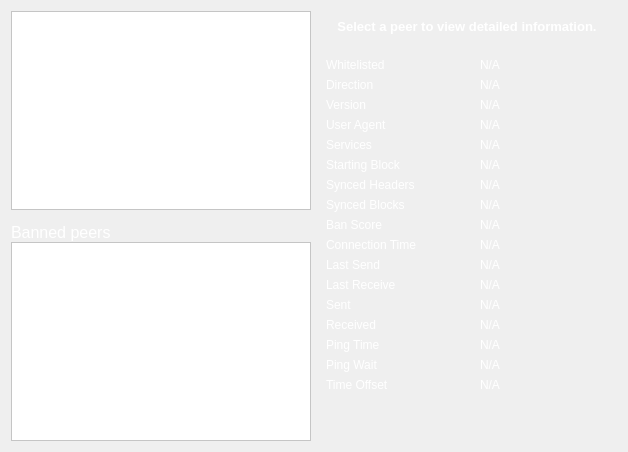
     <widget class="QWidget" name="tab_peers">
      <attribute name="title">
       <string>&amp;Peers</string>
      </attribute>
      <layout class="QGridLayout" name="gridLayout_2">
       <item row="0" column="0" rowspan="2">
        <layout class="QVBoxLayout" name="verticalLayout_101">
         <property name="spacing">
          <number>0</number>
         </property>
         <item>
          <widget class="QTableView" name="peerWidget">
           <property name="styleSheet">
            <string notr="true">background-color: rgb(255, 255, 255);
color: rgb(0, 0, 0);</string>
           </property>
           <property name="horizontalScrollBarPolicy">
            <enum>Qt::ScrollBarAsNeeded</enum>
           </property>
           <property name="sortingEnabled">
            <bool>true</bool>
           </property>
           <attribute name="horizontalHeaderHighlightSections">
            <bool>false</bool>
           </attribute>
          </widget>
         </item>
         <item>
          <widget class="QLabel" name="banHeading">
           <property name="sizePolicy">
            <sizepolicy hsizetype="Preferred" vsizetype="Minimum">
             <horstretch>0</horstretch>
             <verstretch>0</verstretch>
            </sizepolicy>
           </property>
           <property name="minimumSize">
            <size>
             <width>300</width>
             <height>32</height>
            </size>
           </property>
           <property name="maximumSize">
            <size>
             <width>16777215</width>
             <height>32</height>
            </size>
           </property>
           <property name="font">
            <font>
             <pointsize>12</pointsize>
            </font>
           </property>
           <property name="cursor">
            <cursorShape>IBeamCursor</cursorShape>
           </property>
           <property name="styleSheet">
            <string notr="true">color: rgb(255, 255, 255);</string>
           </property>
           <property name="text">
            <string>Banned peers</string>
           </property>
           <property name="alignment">
            <set>Qt::AlignBottom|Qt::AlignLeading|Qt::AlignLeft</set>
           </property>
           <property name="wordWrap">
            <bool>true</bool>
           </property>
           <property name="textInteractionFlags">
            <set>Qt::NoTextInteraction</set>
           </property>
          </widget>
         </item>
         <item>
          <widget class="QTableView" name="banlistWidget">
           <property name="sizePolicy">
            <sizepolicy hsizetype="Expanding" vsizetype="Expanding">
             <horstretch>0</horstretch>
             <verstretch>0</verstretch>
            </sizepolicy>
           </property>
           <property name="styleSheet">
            <string notr="true">background-color: rgb(255, 255, 255);
color: rgb(0, 0, 0);</string>
           </property>
           <property name="horizontalScrollBarPolicy">
            <enum>Qt::ScrollBarAsNeeded</enum>
           </property>
           <property name="sortingEnabled">
            <bool>true</bool>
           </property>
           <attribute name="horizontalHeaderHighlightSections">
            <bool>false</bool>
           </attribute>
          </widget>
         </item>
        </layout>
       </item>
       <item row="0" column="1">
        <widget class="QLabel" name="peerHeading">
         <property name="sizePolicy">
          <sizepolicy hsizetype="Preferred" vsizetype="Minimum">
           <horstretch>0</horstretch>
           <verstretch>0</verstretch>
          </sizepolicy>
         </property>
         <property name="minimumSize">
          <size>
           <width>300</width>
           <height>32</height>
          </size>
         </property>
         <property name="font">
          <font>
           <pointsize>10</pointsize>
           <weight>75</weight>
           <bold>true</bold>
          </font>
         </property>
         <property name="cursor">
          <cursorShape>IBeamCursor</cursorShape>
         </property>
         <property name="styleSheet">
          <string notr="true">color: rgb(255, 255, 255);</string>
         </property>
         <property name="text">
          <string>Select a peer to view detailed information.</string>
         </property>
         <property name="alignment">
          <set>Qt::AlignCenter</set>
         </property>
         <property name="wordWrap">
          <bool>true</bool>
         </property>
         <property name="textInteractionFlags">
          <set>Qt::LinksAccessibleByMouse|Qt::TextSelectableByKeyboard|Qt::TextSelectableByMouse</set>
         </property>
        </widget>
       </item>
       <item row="1" column="1">
        <widget class="QWidget" name="detailWidget" native="true">
         <property name="minimumSize">
          <size>
           <width>300</width>
           <height>0</height>
          </size>
         </property>
         <layout class="QGridLayout" name="gridLayout_3">
          <item row="0" column="0">
           <widget class="QLabel" name="label_30">
            <property name="styleSheet">
             <string notr="true">color: rgb(255, 255, 255);</string>
            </property>
            <property name="text">
             <string>Whitelisted</string>
            </property>
           </widget>
          </item>
          <item row="0" column="2">
           <widget class="QLabel" name="peerWhitelisted">
            <property name="cursor">
             <cursorShape>IBeamCursor</cursorShape>
            </property>
            <property name="styleSheet">
             <string notr="true">color: rgb(255, 255, 255);</string>
            </property>
            <property name="text">
             <string>N/A</string>
            </property>
            <property name="textFormat">
             <enum>Qt::PlainText</enum>
            </property>
            <property name="textInteractionFlags">
             <set>Qt::LinksAccessibleByMouse|Qt::TextSelectableByKeyboard|Qt::TextSelectableByMouse</set>
            </property>
           </widget>
          </item>
          <item row="1" column="0">
           <widget class="QLabel" name="label_23">
            <property name="styleSheet">
             <string notr="true">color: rgb(255, 255, 255);</string>
            </property>
            <property name="text">
             <string>Direction</string>
            </property>
           </widget>
          </item>
          <item row="1" column="2">
           <widget class="QLabel" name="peerDirection">
            <property name="cursor">
             <cursorShape>IBeamCursor</cursorShape>
            </property>
            <property name="styleSheet">
             <string notr="true">color: rgb(255, 255, 255);</string>
            </property>
            <property name="text">
             <string>N/A</string>
            </property>
            <property name="textFormat">
             <enum>Qt::PlainText</enum>
            </property>
            <property name="textInteractionFlags">
             <set>Qt::LinksAccessibleByMouse|Qt::TextSelectableByKeyboard|Qt::TextSelectableByMouse</set>
            </property>
           </widget>
          </item>
          <item row="2" column="0">
           <widget class="QLabel" name="label_21">
            <property name="styleSheet">
             <string notr="true">color: rgb(255, 255, 255);</string>
            </property>
            <property name="text">
             <string>Version</string>
            </property>
           </widget>
          </item>
          <item row="2" column="2">
           <widget class="QLabel" name="peerVersion">
            <property name="cursor">
             <cursorShape>IBeamCursor</cursorShape>
            </property>
            <property name="styleSheet">
             <string notr="true">color: rgb(255, 255, 255);</string>
            </property>
            <property name="text">
             <string>N/A</string>
            </property>
            <property name="textFormat">
             <enum>Qt::PlainText</enum>
            </property>
            <property name="textInteractionFlags">
             <set>Qt::LinksAccessibleByMouse|Qt::TextSelectableByKeyboard|Qt::TextSelectableByMouse</set>
            </property>
           </widget>
          </item>
          <item row="3" column="0">
           <widget class="QLabel" name="label_28">
            <property name="styleSheet">
             <string notr="true">color: rgb(255, 255, 255);</string>
            </property>
            <property name="text">
             <string>User Agent</string>
            </property>
           </widget>
          </item>
          <item row="3" column="2">
           <widget class="QLabel" name="peerSubversion">
            <property name="cursor">
             <cursorShape>IBeamCursor</cursorShape>
            </property>
            <property name="styleSheet">
             <string notr="true">color: rgb(255, 255, 255);</string>
            </property>
            <property name="text">
             <string>N/A</string>
            </property>
            <property name="textFormat">
             <enum>Qt::PlainText</enum>
            </property>
            <property name="textInteractionFlags">
             <set>Qt::LinksAccessibleByMouse|Qt::TextSelectableByKeyboard|Qt::TextSelectableByMouse</set>
            </property>
           </widget>
          </item>
          <item row="4" column="0">
           <widget class="QLabel" name="label_4">
            <property name="styleSheet">
             <string notr="true">color: rgb(255, 255, 255);</string>
            </property>
            <property name="text">
             <string>Services</string>
            </property>
           </widget>
          </item>
          <item row="4" column="2">
           <widget class="QLabel" name="peerServices">
            <property name="cursor">
             <cursorShape>IBeamCursor</cursorShape>
            </property>
            <property name="styleSheet">
             <string notr="true">color: rgb(255, 255, 255);</string>
            </property>
            <property name="text">
             <string>N/A</string>
            </property>
            <property name="textFormat">
             <enum>Qt::PlainText</enum>
            </property>
            <property name="textInteractionFlags">
             <set>Qt::LinksAccessibleByMouse|Qt::TextSelectableByKeyboard|Qt::TextSelectableByMouse</set>
            </property>
           </widget>
          </item>
          <item row="5" column="0">
           <widget class="QLabel" name="label_29">
            <property name="styleSheet">
             <string notr="true">color: rgb(255, 255, 255);</string>
            </property>
            <property name="text">
             <string>Starting Block</string>
            </property>
           </widget>
          </item>
          <item row="5" column="2">
           <widget class="QLabel" name="peerHeight">
            <property name="cursor">
             <cursorShape>IBeamCursor</cursorShape>
            </property>
            <property name="styleSheet">
             <string notr="true">color: rgb(255, 255, 255);</string>
            </property>
            <property name="text">
             <string>N/A</string>
            </property>
            <property name="textFormat">
             <enum>Qt::PlainText</enum>
            </property>
            <property name="textInteractionFlags">
             <set>Qt::LinksAccessibleByMouse|Qt::TextSelectableByKeyboard|Qt::TextSelectableByMouse</set>
            </property>
           </widget>
          </item>
          <item row="6" column="0">
           <widget class="QLabel" name="label_27">
            <property name="styleSheet">
             <string notr="true">color: rgb(255, 255, 255);</string>
            </property>
            <property name="text">
             <string>Synced Headers</string>
            </property>
           </widget>
          </item>
          <item row="6" column="2">
           <widget class="QLabel" name="peerSyncHeight">
            <property name="cursor">
             <cursorShape>IBeamCursor</cursorShape>
            </property>
            <property name="styleSheet">
             <string notr="true">color: rgb(255, 255, 255);</string>
            </property>
            <property name="text">
             <string>N/A</string>
            </property>
            <property name="textFormat">
             <enum>Qt::PlainText</enum>
            </property>
            <property name="textInteractionFlags">
             <set>Qt::LinksAccessibleByMouse|Qt::TextSelectableByKeyboard|Qt::TextSelectableByMouse</set>
            </property>
           </widget>
          </item>
          <item row="7" column="0">
           <widget class="QLabel" name="label_25">
            <property name="styleSheet">
             <string notr="true">color: rgb(255, 255, 255);</string>
            </property>
            <property name="text">
             <string>Synced Blocks</string>
            </property>
           </widget>
          </item>
          <item row="7" column="2">
           <widget class="QLabel" name="peerCommonHeight">
            <property name="cursor">
             <cursorShape>IBeamCursor</cursorShape>
            </property>
            <property name="styleSheet">
             <string notr="true">color: rgb(255, 255, 255);</string>
            </property>
            <property name="text">
             <string>N/A</string>
            </property>
            <property name="textFormat">
             <enum>Qt::PlainText</enum>
            </property>
            <property name="textInteractionFlags">
             <set>Qt::LinksAccessibleByMouse|Qt::TextSelectableByKeyboard|Qt::TextSelectableByMouse</set>
            </property>
           </widget>
          </item>
          <item row="8" column="0">
           <widget class="QLabel" name="label_24">
            <property name="styleSheet">
             <string notr="true">color: rgb(255, 255, 255);</string>
            </property>
            <property name="text">
             <string>Ban Score</string>
            </property>
           </widget>
          </item>
          <item row="8" column="2">
           <widget class="QLabel" name="peerBanScore">
            <property name="cursor">
             <cursorShape>IBeamCursor</cursorShape>
            </property>
            <property name="styleSheet">
             <string notr="true">color: rgb(255, 255, 255);</string>
            </property>
            <property name="text">
             <string>N/A</string>
            </property>
            <property name="textFormat">
             <enum>Qt::PlainText</enum>
            </property>
            <property name="textInteractionFlags">
             <set>Qt::LinksAccessibleByMouse|Qt::TextSelectableByKeyboard|Qt::TextSelectableByMouse</set>
            </property>
           </widget>
          </item>
          <item row="9" column="0">
           <widget class="QLabel" name="label_22">
            <property name="styleSheet">
             <string notr="true">color: rgb(255, 255, 255);</string>
            </property>
            <property name="text">
             <string>Connection Time</string>
            </property>
           </widget>
          </item>
          <item row="9" column="2">
           <widget class="QLabel" name="peerConnTime">
            <property name="cursor">
             <cursorShape>IBeamCursor</cursorShape>
            </property>
            <property name="styleSheet">
             <string notr="true">color: rgb(255, 255, 255);</string>
            </property>
            <property name="text">
             <string>N/A</string>
            </property>
            <property name="textFormat">
             <enum>Qt::PlainText</enum>
            </property>
            <property name="textInteractionFlags">
             <set>Qt::LinksAccessibleByMouse|Qt::TextSelectableByKeyboard|Qt::TextSelectableByMouse</set>
            </property>
           </widget>
          </item>
          <item row="10" column="0">
           <widget class="QLabel" name="label_15">
            <property name="styleSheet">
             <string notr="true">color: rgb(255, 255, 255);</string>
            </property>
            <property name="text">
             <string>Last Send</string>
            </property>
           </widget>
          </item>
          <item row="10" column="2">
           <widget class="QLabel" name="peerLastSend">
            <property name="cursor">
             <cursorShape>IBeamCursor</cursorShape>
            </property>
            <property name="styleSheet">
             <string notr="true">color: rgb(255, 255, 255);</string>
            </property>
            <property name="text">
             <string>N/A</string>
            </property>
            <property name="textFormat">
             <enum>Qt::PlainText</enum>
            </property>
            <property name="textInteractionFlags">
             <set>Qt::LinksAccessibleByMouse|Qt::TextSelectableByKeyboard|Qt::TextSelectableByMouse</set>
            </property>
           </widget>
          </item>
          <item row="11" column="0">
           <widget class="QLabel" name="label_19">
            <property name="styleSheet">
             <string notr="true">color: rgb(255, 255, 255);</string>
            </property>
            <property name="text">
             <string>Last Receive</string>
            </property>
           </widget>
          </item>
          <item row="11" column="2">
           <widget class="QLabel" name="peerLastRecv">
            <property name="cursor">
             <cursorShape>IBeamCursor</cursorShape>
            </property>
            <property name="styleSheet">
             <string notr="true">color: rgb(255, 255, 255);</string>
            </property>
            <property name="text">
             <string>N/A</string>
            </property>
            <property name="textFormat">
             <enum>Qt::PlainText</enum>
            </property>
            <property name="textInteractionFlags">
             <set>Qt::LinksAccessibleByMouse|Qt::TextSelectableByKeyboard|Qt::TextSelectableByMouse</set>
            </property>
           </widget>
          </item>
          <item row="12" column="0">
           <widget class="QLabel" name="label_18">
            <property name="styleSheet">
             <string notr="true">color: rgb(255, 255, 255);</string>
            </property>
            <property name="text">
             <string>Sent</string>
            </property>
           </widget>
          </item>
          <item row="12" column="2">
           <widget class="QLabel" name="peerBytesSent">
            <property name="cursor">
             <cursorShape>IBeamCursor</cursorShape>
            </property>
            <property name="styleSheet">
             <string notr="true">color: rgb(255, 255, 255);</string>
            </property>
            <property name="text">
             <string>N/A</string>
            </property>
            <property name="textFormat">
             <enum>Qt::PlainText</enum>
            </property>
            <property name="textInteractionFlags">
             <set>Qt::LinksAccessibleByMouse|Qt::TextSelectableByKeyboard|Qt::TextSelectableByMouse</set>
            </property>
           </widget>
          </item>
          <item row="13" column="0">
           <widget class="QLabel" name="label_20">
            <property name="styleSheet">
             <string notr="true">color: rgb(255, 255, 255);</string>
            </property>
            <property name="text">
             <string>Received</string>
            </property>
           </widget>
          </item>
          <item row="13" column="2">
           <widget class="QLabel" name="peerBytesRecv">
            <property name="cursor">
             <cursorShape>IBeamCursor</cursorShape>
            </property>
            <property name="styleSheet">
             <string notr="true">color: rgb(255, 255, 255);</string>
            </property>
            <property name="text">
             <string>N/A</string>
            </property>
            <property name="textFormat">
             <enum>Qt::PlainText</enum>
            </property>
            <property name="textInteractionFlags">
             <set>Qt::LinksAccessibleByMouse|Qt::TextSelectableByKeyboard|Qt::TextSelectableByMouse</set>
            </property>
           </widget>
          </item>
          <item row="14" column="0">
           <widget class="QLabel" name="label_26">
            <property name="styleSheet">
             <string notr="true">color: rgb(255, 255, 255);</string>
            </property>
            <property name="text">
             <string>Ping Time</string>
            </property>
           </widget>
          </item>
          <item row="14" column="2">
           <widget class="QLabel" name="peerPingTime">
            <property name="cursor">
             <cursorShape>IBeamCursor</cursorShape>
            </property>
            <property name="styleSheet">
             <string notr="true">color: rgb(255, 255, 255);</string>
            </property>
            <property name="text">
             <string>N/A</string>
            </property>
            <property name="textFormat">
             <enum>Qt::PlainText</enum>
            </property>
            <property name="textInteractionFlags">
             <set>Qt::LinksAccessibleByMouse|Qt::TextSelectableByKeyboard|Qt::TextSelectableByMouse</set>
            </property>
           </widget>
          </item>
          <item row="15" column="0">
           <widget class="QLabel" name="peerPingWaitLabel">
            <property name="toolTip">
             <string>The duration of a currently outstanding ping.</string>
            </property>
            <property name="styleSheet">
             <string notr="true">color: rgb(255, 255, 255);</string>
            </property>
            <property name="text">
             <string>Ping Wait</string>
            </property>
           </widget>
          </item>
          <item row="15" column="2">
           <widget class="QLabel" name="peerPingWait">
            <property name="cursor">
             <cursorShape>IBeamCursor</cursorShape>
            </property>
            <property name="styleSheet">
             <string notr="true">color: rgb(255, 255, 255);</string>
            </property>
            <property name="text">
             <string>N/A</string>
            </property>
            <property name="textFormat">
             <enum>Qt::PlainText</enum>
            </property>
            <property name="textInteractionFlags">
             <set>Qt::LinksAccessibleByMouse|Qt::TextSelectableByKeyboard|Qt::TextSelectableByMouse</set>
            </property>
           </widget>
          </item>
          <item row="16" column="0">
           <widget class="QLabel" name="label_timeoffset">
            <property name="styleSheet">
             <string notr="true">color: rgb(255, 255, 255);</string>
            </property>
            <property name="text">
             <string>Time Offset</string>
            </property>
           </widget>
          </item>
          <item row="16" column="2">
           <widget class="QLabel" name="timeoffset">
            <property name="cursor">
             <cursorShape>IBeamCursor</cursorShape>
            </property>
            <property name="styleSheet">
             <string notr="true">color: rgb(255, 255, 255);</string>
            </property>
            <property name="text">
             <string>N/A</string>
            </property>
            <property name="textFormat">
             <enum>Qt::PlainText</enum>
            </property>
            <property name="textInteractionFlags">
             <set>Qt::LinksAccessibleByMouse|Qt::TextSelectableByKeyboard|Qt::TextSelectableByMouse</set>
            </property>
           </widget>
          </item>
          <item row="17" column="1">
           <spacer name="verticalSpacer_3">
            <property name="orientation">
             <enum>Qt::Vertical</enum>
            </property>
            <property name="sizeHint" stdset="0">
             <size>
              <width>20</width>
              <height>40</height>
             </size>
            </property>
           </spacer>
          </item>
         </layout>
        </widget>
       </item>
      </layout>
     </widget>
